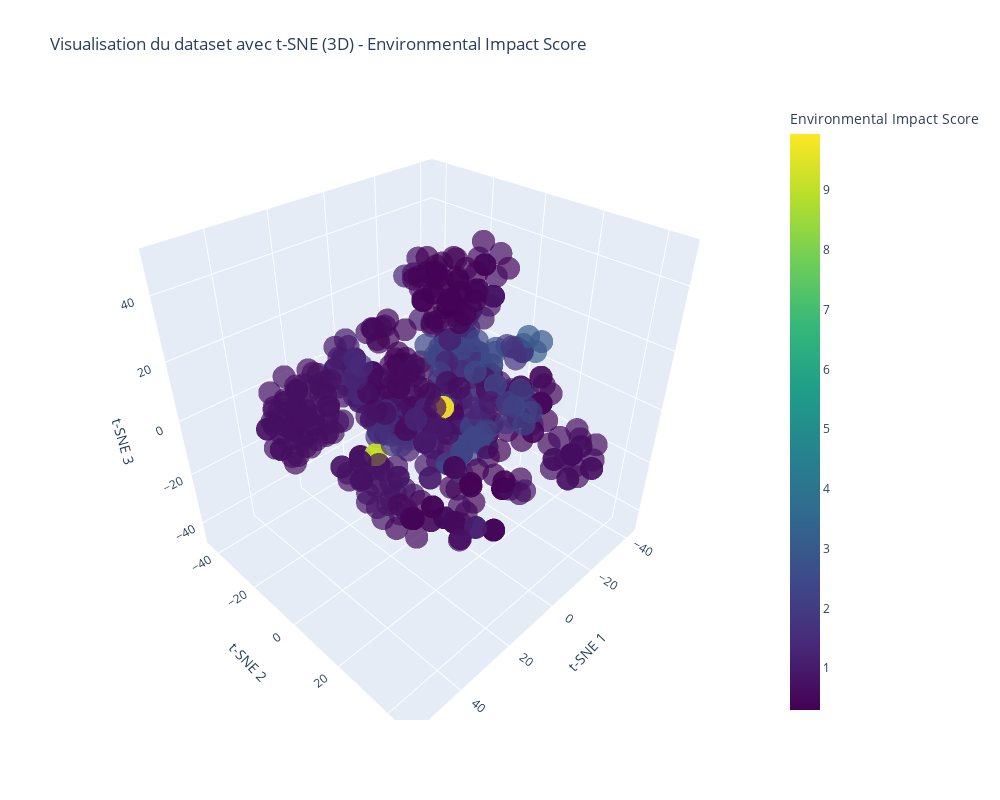
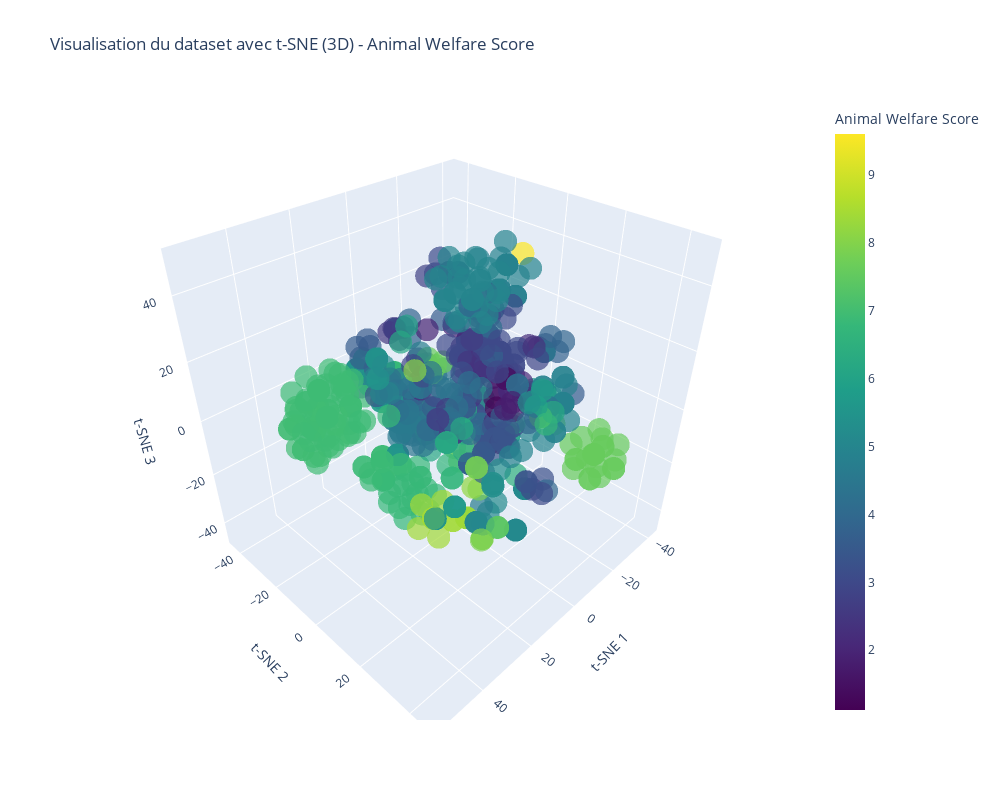
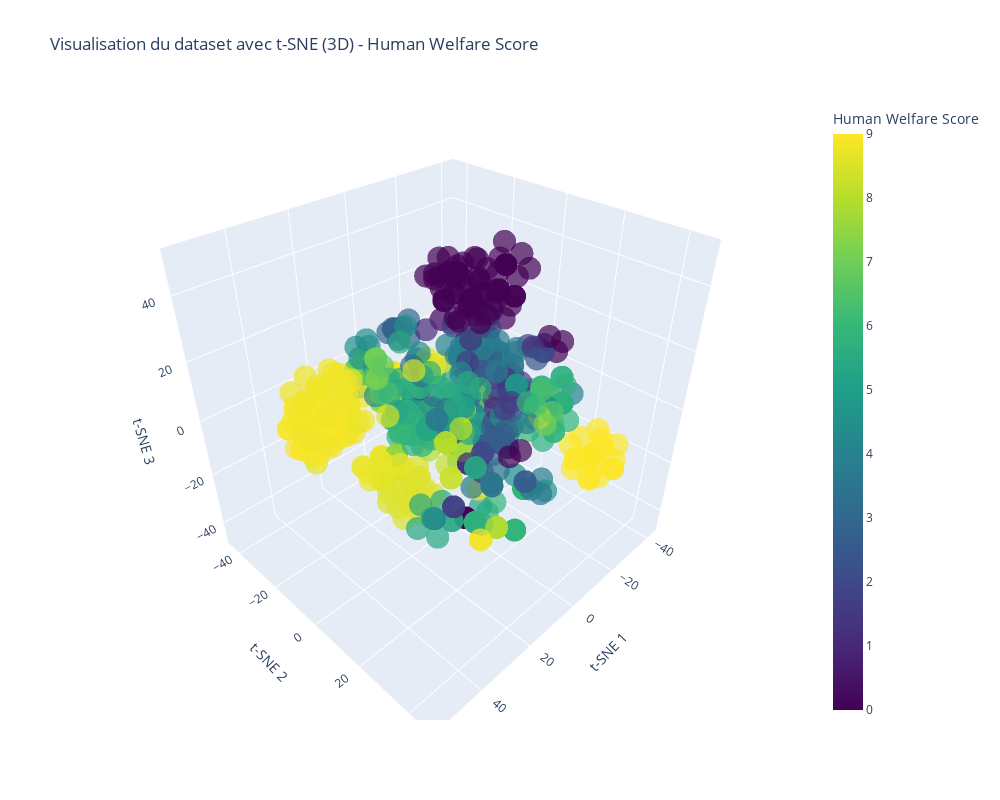
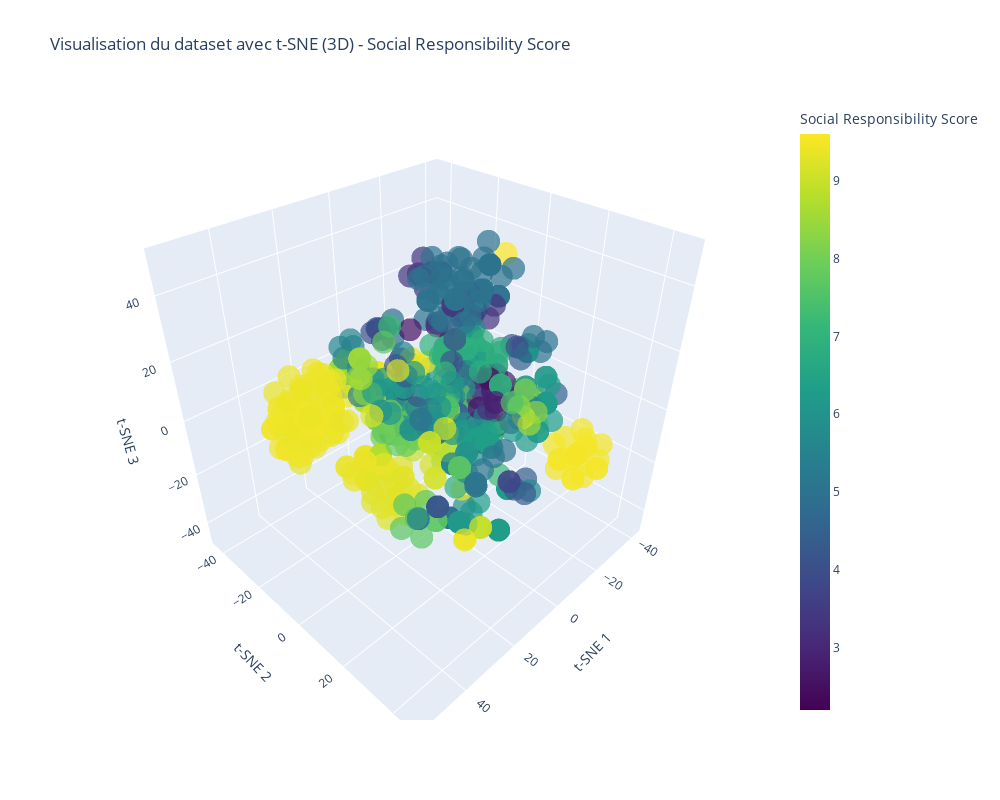

The code cell stored with these charts, in order, in its notebook:
### Code cell
#3D plot TSNE
df = clothes_df.drop(['Type', 'Environmental Impact Score', 'Animal Welfare Score', 'Human Welfare Score', 'Social Responsibility Score'], axis=1)

tsne = TSNE(n_components=3, random_state=42)
transformed_data = tsne.fit_transform(df)

# Créer un DataFrame avec les données transformées
tsne_df = pd.DataFrame(transformed_data, columns=['t-SNE 1', 't-SNE 2', 't-SNE 3'])

# Ajouter les colonnes de scores au DataFrame tsne_df
score_columns = ['Environmental Impact Score', 'Animal Welfare Score', 'Human Welfare Score', 'Social Responsibility Score']
tsne_df[score_columns] = clothes_df[score_columns]

# Créer et afficher des graphiques séparés pour chaque KPI
for score in score_columns:
    fig = px.scatter_3d(tsne_df, x='t-SNE 1', y='t-SNE 2', z='t-SNE 3',
                        color=score, color_continuous_scale='Viridis', opacity=0.7,
                        title=f"Visualisation du dataset avec t-SNE (3D) - {score}", width=1000, height=800)
    fig.write_image(f"images/3D_TSNE_{score.replace(' ', '_')}.svg")
    fig.show()

### Figure 1 — Plotly figure (JSON) as saved in the notebook; plotly's stock layout.template omitted (floating-point values rounded to 4 significant figures; data arrays with more than 128 entries replaced by an {"elided": "..."} marker saying what was removed)
{"data": [{"hovertemplate": "t-SNE 1=%{x}<br>t-SNE 2=%{y}<br>t-SNE 3=%{z}<br>Environmental Impact Score=%{marker.color}<extra></extra>", "legendgroup": "", "marker": {"color": {"elided": "718 float values"}, "coloraxis": "coloraxis", "opacity": 0.7, "symbol": "circle"}, "mode": "markers", "name": "", "scene": "scene", "showlegend": false, "type": "scatter3d", "x": {"elided": "718 float values"}, "y": {"elided": "718 float values"}, "z": {"elided": "718 float values"}}], "layout": {"coloraxis": {"colorbar": {"title": {"text": "Environmental Impact Score"}}, "colorscale": [[0, "#440154"], [0.1111, "#482878"], [0.2222, "#3e4989"], [0.3333, "#31688e"], [0.4444, "#26828e"], [0.5556, "#1f9e89"], [0.6667, "#35b779"], [0.7778, "#6ece58"], [0.8889, "#b5de2b"], [1, "#fde725"]]}, "height": 800, "legend": {"tracegroupgap": 0}, "scene": {"domain": {"x": [0, 1], "y": [0, 1]}, "xaxis": {"title": {"text": "t-SNE 1"}}, "yaxis": {"title": {"text": "t-SNE 2"}}, "zaxis": {"title": {"text": "t-SNE 3"}}}, "title": {"text": "Visualisation du dataset avec t-SNE (3D) - Environmental Impact Score"}, "width": 1000}}

### Figure 2 — Plotly figure (JSON) as saved in the notebook; plotly's stock layout.template omitted (floating-point values rounded to 4 significant figures; data arrays with more than 128 entries replaced by an {"elided": "..."} marker saying what was removed)
{"data": [{"hovertemplate": "t-SNE 1=%{x}<br>t-SNE 2=%{y}<br>t-SNE 3=%{z}<br>Animal Welfare Score=%{marker.color}<extra></extra>", "legendgroup": "", "marker": {"color": {"elided": "718 float values"}, "coloraxis": "coloraxis", "opacity": 0.7, "symbol": "circle"}, "mode": "markers", "name": "", "scene": "scene", "showlegend": false, "type": "scatter3d", "x": {"elided": "718 float values"}, "y": {"elided": "718 float values"}, "z": {"elided": "718 float values"}}], "layout": {"coloraxis": {"colorbar": {"title": {"text": "Animal Welfare Score"}}, "colorscale": [[0, "#440154"], [0.1111, "#482878"], [0.2222, "#3e4989"], [0.3333, "#31688e"], [0.4444, "#26828e"], [0.5556, "#1f9e89"], [0.6667, "#35b779"], [0.7778, "#6ece58"], [0.8889, "#b5de2b"], [1, "#fde725"]]}, "height": 800, "legend": {"tracegroupgap": 0}, "scene": {"domain": {"x": [0, 1], "y": [0, 1]}, "xaxis": {"title": {"text": "t-SNE 1"}}, "yaxis": {"title": {"text": "t-SNE 2"}}, "zaxis": {"title": {"text": "t-SNE 3"}}}, "title": {"text": "Visualisation du dataset avec t-SNE (3D) - Animal Welfare Score"}, "width": 1000}}

### Figure 3 — Plotly figure (JSON) as saved in the notebook; plotly's stock layout.template omitted (floating-point values rounded to 4 significant figures; data arrays with more than 128 entries replaced by an {"elided": "..."} marker saying what was removed)
{"data": [{"hovertemplate": "t-SNE 1=%{x}<br>t-SNE 2=%{y}<br>t-SNE 3=%{z}<br>Human Welfare Score=%{marker.color}<extra></extra>", "legendgroup": "", "marker": {"color": {"elided": "718 float values"}, "coloraxis": "coloraxis", "opacity": 0.7, "symbol": "circle"}, "mode": "markers", "name": "", "scene": "scene", "showlegend": false, "type": "scatter3d", "x": {"elided": "718 float values"}, "y": {"elided": "718 float values"}, "z": {"elided": "718 float values"}}], "layout": {"coloraxis": {"colorbar": {"title": {"text": "Human Welfare Score"}}, "colorscale": [[0, "#440154"], [0.1111, "#482878"], [0.2222, "#3e4989"], [0.3333, "#31688e"], [0.4444, "#26828e"], [0.5556, "#1f9e89"], [0.6667, "#35b779"], [0.7778, "#6ece58"], [0.8889, "#b5de2b"], [1, "#fde725"]]}, "height": 800, "legend": {"tracegroupgap": 0}, "scene": {"domain": {"x": [0, 1], "y": [0, 1]}, "xaxis": {"title": {"text": "t-SNE 1"}}, "yaxis": {"title": {"text": "t-SNE 2"}}, "zaxis": {"title": {"text": "t-SNE 3"}}}, "title": {"text": "Visualisation du dataset avec t-SNE (3D) - Human Welfare Score"}, "width": 1000}}

### Figure 4 — Plotly figure (JSON) as saved in the notebook; plotly's stock layout.template omitted (floating-point values rounded to 4 significant figures; data arrays with more than 128 entries replaced by an {"elided": "..."} marker saying what was removed)
{"data": [{"hovertemplate": "t-SNE 1=%{x}<br>t-SNE 2=%{y}<br>t-SNE 3=%{z}<br>Social Responsibility Score=%{marker.color}<extra></extra>", "legendgroup": "", "marker": {"color": {"elided": "718 float values"}, "coloraxis": "coloraxis", "opacity": 0.7, "symbol": "circle"}, "mode": "markers", "name": "", "scene": "scene", "showlegend": false, "type": "scatter3d", "x": {"elided": "718 float values"}, "y": {"elided": "718 float values"}, "z": {"elided": "718 float values"}}], "layout": {"coloraxis": {"colorbar": {"title": {"text": "Social Responsibility Score"}}, "colorscale": [[0, "#440154"], [0.1111, "#482878"], [0.2222, "#3e4989"], [0.3333, "#31688e"], [0.4444, "#26828e"], [0.5556, "#1f9e89"], [0.6667, "#35b779"], [0.7778, "#6ece58"], [0.8889, "#b5de2b"], [1, "#fde725"]]}, "height": 800, "legend": {"tracegroupgap": 0}, "scene": {"domain": {"x": [0, 1], "y": [0, 1]}, "xaxis": {"title": {"text": "t-SNE 1"}}, "yaxis": {"title": {"text": "t-SNE 2"}}, "zaxis": {"title": {"text": "t-SNE 3"}}}, "title": {"text": "Visualisation du dataset avec t-SNE (3D) - Social Responsibility Score"}, "width": 1000}}
